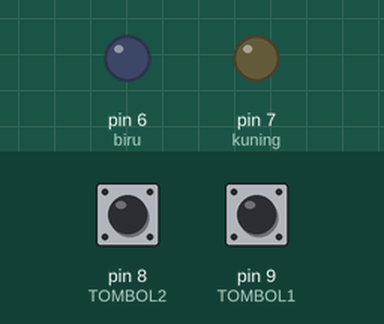
The sketch below on a simulated Arduino Uno, built with avr-gcc and run on an emulated ATmega328P. Parts: output pins drawn as LEDs (lit = HIGH). The test bench sets the inputs (shaded band); at power-on: pin 8 (TOMBOL2) HIGH, pin 9 (TOMBOL1) HIGH.

Above: at 1.2 s.
1.3 s: pin 8 (TOMBOL2) pulled LOW for 0.15 s
At 1.4 s:
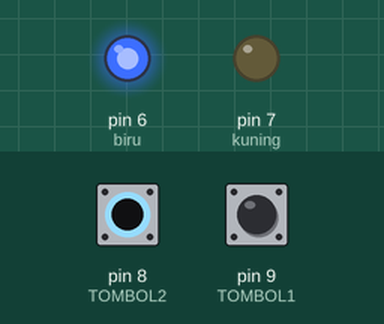
3.0 s: pin 9 (TOMBOL1) pulled LOW for 0.15 s
At 3.1 s:
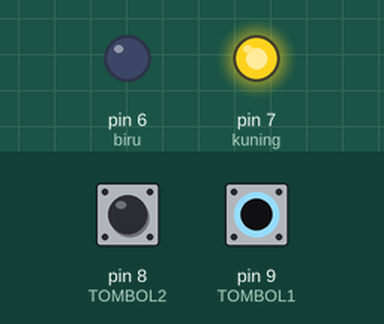
4.7 s: pin 9 (TOMBOL1) pulled LOW for 3.2 s
At 8.2 s:
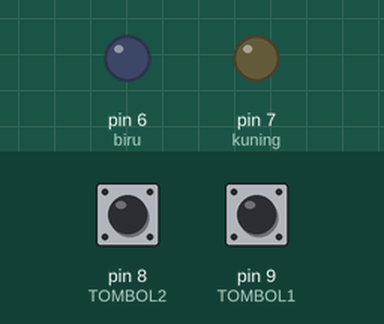
9.4 s: pin 8 (TOMBOL2) pulled LOW for 3.2 s
At 10.6 s:
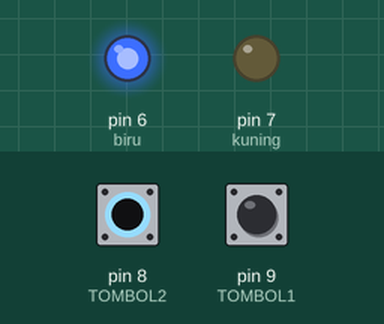
14.1 s: pin 8 (TOMBOL2) driven LOW and pin 9 (TOMBOL1) driven LOW
At 15.4 s:
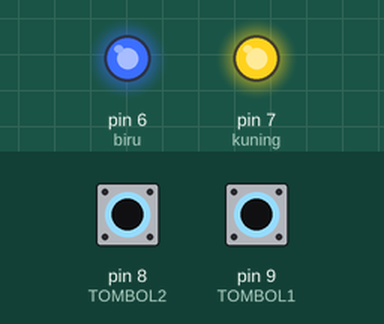
Timing chart, 0 to 16.6 s (numbered marks = the images above; inputs shaded):
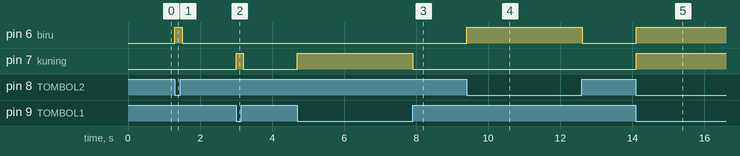

The sketch:

TUTORIAL_BUTTON_2.ino
```cpp
/*
   TUTORIAL PUSH BUTTON PADA ARDUINO
   PUSH BUTTON DAN LED

   Pinout :
   Tombol 1 -> D9
   Tombol 2 -> D8

   D4 -> Led Merah
   D5 -> Led Hijau
   D6 -> Led Biru
   D7 -> Led Kuning
*/

#define TOMBOL1 9
#define TOMBOL2 8

#define merah 4
#define hijau 5
#define biru 6
#define kuning 7

void setup()
{
  pinMode(TOMBOL1, INPUT); //set menjadi input
  pinMode(TOMBOL2, INPUT); //set menjadi input
  pinMode(kuning, OUTPUT);
  pinMode(biru, OUTPUT);
  digitalWrite(TOMBOL1, HIGH); //pull high sebagai default awal
  digitalWrite(TOMBOL2, HIGH); //pull high sebagai default awal
}

void loop()
{
  int a = digitalRead(TOMBOL1);
  int b = digitalRead(TOMBOL2);
  //ditekan nilai menjadi 0 (LOW)
  if (a == 0) {
    digitalWrite(kuning, HIGH);
  } else {
    digitalWrite(kuning, LOW);
  }
  if (b == 0) {
    digitalWrite(biru, HIGH);
  } else {
    digitalWrite(biru, LOW);
  }
  delay(100);

}
```

Measured:
- after the input at 1.3 s, pin 6 (biru): LOW → HIGH at once, → LOW 0.20 s later
- after the input at 3.0 s, pin 7 (kuning): LOW → HIGH at once, → LOW 0.20 s later
- after the input at 4.7 s, pin 7 (kuning): LOW → HIGH at once, → LOW 3.2 s later
- after the input at 9.4 s, pin 6 (biru): LOW → HIGH at once, → LOW 3.2 s later
- after the input at 14.1 s, pin 6 (biru), pin 7 (kuning): LOW → HIGH at once
